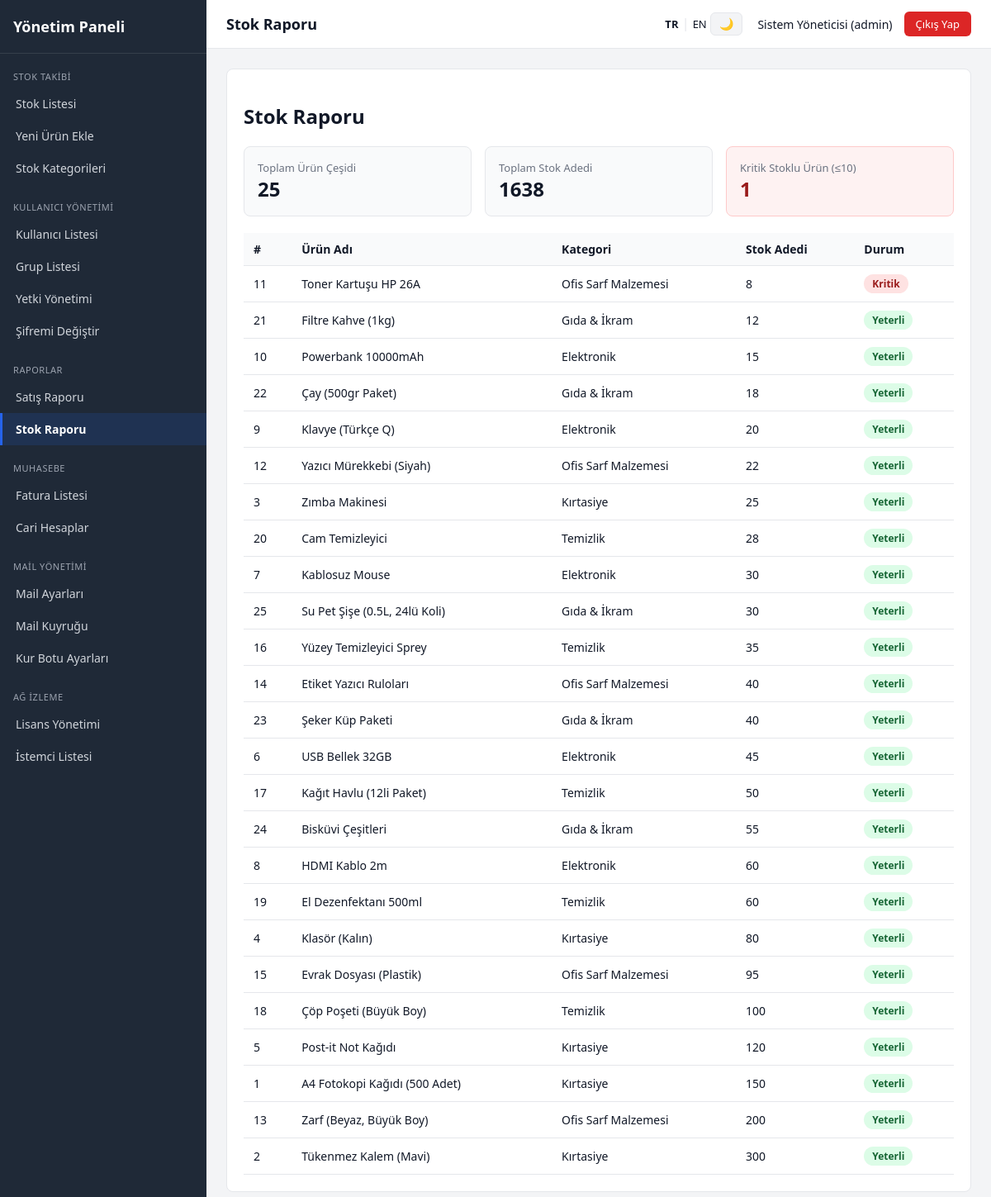
The page /index.php?page=stok_raporu (signed in) on the database its author committed.
### tables this page shows
CREATE TABLE menus (
    id INT AUTO_INCREMENT PRIMARY KEY,
    module_id INT NOT NULL,
    parent_id INT DEFAULT NULL,
    page_id INT DEFAULT NULL,
    menu_title VARCHAR(150) NOT NULL,
    icon VARCHAR(50) DEFAULT NULL,
    sort_order INT DEFAULT 0,
    is_active TINYINT(1) DEFAULT 1,
    FOREIGN KEY (module_id) REFERENCES modules(id) ON DELETE CASCADE,
    FOREIGN KEY (page_id) REFERENCES pages(id) ON DELETE SET NULL,
    FOREIGN KEY (parent_id) REFERENCES menus(id) ON DELETE CASCADE
);

CREATE TABLE pages (
    id INT AUTO_INCREMENT PRIMARY KEY,
    module_id INT NOT NULL,
    page_key VARCHAR(100) NOT NULL UNIQUE,
    page_title VARCHAR(150) NOT NULL,
    file_path VARCHAR(255) NOT NULL,
    sort_order INT DEFAULT 0,
    is_active TINYINT(1) DEFAULT 1,
    created_at DATETIME DEFAULT CURRENT_TIMESTAMP,
    FOREIGN KEY (module_id) REFERENCES modules(id) ON DELETE CASCADE
);

CREATE TABLE stok_urunleri (
    id INT AUTO_INCREMENT PRIMARY KEY,
    urun_adi VARCHAR(150) NOT NULL,
    kategori VARCHAR(100) DEFAULT NULL,
    stok_adedi INT NOT NULL DEFAULT 0,
    created_at DATETIME DEFAULT CURRENT_TIMESTAMP,
    updated_at DATETIME DEFAULT CURRENT_TIMESTAMP ON UPDATE CURRENT_TIMESTAMP
);

### includes/lang.php (called while the page is built, shortened)
<?php
function currentLang(): string
{
    $lang = $_COOKIE['panel_lang'] ?? 'tr';
    return in_array($lang, ['tr', 'en'], true) ? $lang : 'tr';
}
function currentTheme(): string
{
    $theme = $_COOKIE['panel_theme'] ?? 'light';
    return in_array($theme, ['light', 'dark'], true) ? $theme : 'light';
}
function t(string $key): string
{
    $lang = currentLang();
    return $GLOBALS['__PANEL_STRINGS'][$lang][$key] ?? $key;
}

### includes/functions.php (called while the page is built, shortened)
<?php
function getPageByKey(PDO $pdo, string $pageKey): ?array
{
    $stmt = $pdo->prepare(
        "SELECT p.*, m.module_name, m.module_key
         FROM pages p
         INNER JOIN modules m ON m.id = p.module_id
         WHERE p.page_key = :page_key AND p.is_active = 1
         LIMIT 1"
    );
    $stmt->execute(['page_key' => $pageKey]);
    $page = $stmt->fetch();
    return $page ?: null;
}
function getMenuForGroup(PDO $pdo, int $groupId): array
{
    $sql = "
        SELECT
            mo.id            AS module_id,
            mo.module_name,
            mo.module_key,
            mo.icon          AS module_icon,
            mo.sort_order    AS module_sort,
            me.id            AS menu_id,
            me.menu_title,
            me.icon          AS menu_icon,
            me.sort_order    AS menu_sort,
            pg.page_key,
            pg.page_title
        FROM group_page_permissions gpp
        INNER JOIN pages pg   ON pg.id = gpp.page_id
        INNER JOIN modules mo ON mo.id = pg.module_id
        INNER JOIN menus me   ON me.page_id = pg.id
        WHERE gpp.group_id = :group_id
          AND gpp.can_view = 1
          AND pg.is_active = 1
          AND mo.is_active = 1
          AND me.is_active = 1
        ORDER BY mo.sort_order ASC, me.sort_order ASC
    ";
    $stmt = $pdo->prepare($sql);
    $stmt->execute(['group_id' => $groupId]);
    $rows = $stmt->fetchAll();
    $menu = [];
    foreach ($rows as $row) {
        $modKey = $row['module_key'];
        if (!isset($menu[$modKey])) {
            $menu[$modKey] = [
                'module_id'   => $row['module_id'],
                'module_name' => $row['module_name'],
                'module_icon' => $row['module_icon'],
                'items'       => [],
            ];
        }
        $menu[$modKey]['items'][] = [
            'menu_title' => $row['menu_title'],
            'menu_icon'  => $row['menu_icon'],
            'page_key'   => $row['page_key'],
        ];
    }
    return $menu;
}
function e(string $value): string
{
    return htmlspecialchars($value, ENT_QUOTES, 'UTF-8');
}

### includes/auth.php (called while the page is built, shortened)
<?php
function currentGroupId(): int
{
    return (int)($_SESSION['group_id'] ?? 0);
}
function currentUsername(): string
{
    return $_SESSION['username'] ?? '';
}
function currentFullName(): string
{
    return $_SESSION['full_name'] ?? '';
}

### modules/raporlar/stok.php (the view, shortened to what this page needs)
<?php
$DUSUK_STOK_ESIGI = 10;
$products = $pdo->query("SELECT * FROM stok_urunleri ORDER BY stok_adedi ASC")->fetchAll();
$toplamAdet   = 0;
$dusukStokSayisi = 0;
foreach ($products as $p) {
    $toplamAdet += (int)$p['stok_adedi'];
    if ((int)$p['stok_adedi'] <= $DUSUK_STOK_ESIGI) {
        $dusukStokSayisi++;
    }
}
?>
<div class="card">
    <h2>Stok Raporu</h2>
    <div style="display:flex; gap:16px; margin-bottom:20px;">
        <div style="flex:1; background:#f9fafb; border:1px solid #e5e7eb; border-radius:8px; padding:16px;">
            <div style="font-size:13px;color:#6b7280;">Toplam Ürün Çeşidi</div>
            <div style="font-size:24px;font-weight:700;"><?= count($products) ?></div>
        </div>
        <div style="flex:1; background:#f9fafb; border:1px solid #e5e7eb; border-radius:8px; padding:16px;">
            <div style="font-size:13px;color:#6b7280;">Toplam Stok Adedi</div>
            <div style="font-size:24px;font-weight:700;"><?= $toplamAdet ?></div>
        </div>
        <div style="flex:1; background:<?= $dusukStokSayisi > 0 ? '#fef2f2' : '#f9fafb' ?>; border:1px solid <?= $dusukStokSayisi > 0 ? '#fecaca' : '#e5e7eb' ?>; border-radius:8px; padding:16px;">
            <div style="font-size:13px;color:#6b7280;">Kritik Stoklu Ürün (≤<?= $DUSUK_STOK_ESIGI ?>)</div>
            <div style="font-size:24px;font-weight:700;color:<?= $dusukStokSayisi > 0 ? '#991b1b' : '#111827' ?>;"><?= $dusukStokSayisi ?></div>
        </div>
    </div>
    <table class="data-table">
        <thead>
        <tr>
            <th>#</th>
            <th>Ürün Adı</th>
            <th>Kategori</th>
            <th>Stok Adedi</th>
            <th>Durum</th>
        </tr>
        </thead>
        <tbody>
        <?php foreach ($products as $p): ?>
            <tr>
                <td><?= (int)$p['id'] ?></td>
                <td><?= e($p['urun_adi']) ?></td>
                <td><?= e($p['kategori'] ?? '-') ?></td>
                <td><?= (int)$p['stok_adedi'] ?></td>
                <td>
                    <?php if ((int)$p['stok_adedi'] <= $DUSUK_STOK_ESIGI): ?>
                        <span class="badge badge-no">Kritik</span>
                    <?php else: ?>
                        <span class="badge badge-yes">Yeterli</span>
                    <?php endif; ?>
                </td>
            </tr>
        <?php endforeach; ?>
        </tbody>
    </table>
</div>

### includes/header.php (shortened to what this page needs)
<!DOCTYPE html>
<html lang="<?= e(currentLang()) ?>" data-theme="<?= e(currentTheme()) ?>">
<head>
    <link rel="stylesheet" href="assets/css/style.css">
</head>
<body>
<div class="app-shell">
    <aside class="sidebar">
        <div class="sidebar-brand"><?= e(t('brand_title')) ?></div>
        <nav class="sidebar-menu">
            <?php foreach ($menuData as $moduleKey => $module): ?>
                <div class="menu-module">
                    <div class="menu-module-title"><?= e($module['module_name']) ?></div>
                    <ul>
                        <?php foreach ($module['items'] as $item): ?>
                            <li>
                                <a href="index.php?page=<?= urlencode($item['page_key']) ?>"
                                   class="<?= ($currentPageKey ?? '') === $item['page_key'] ? 'active' : '' ?>">
                                    <?= e($item['menu_title']) ?>
                                </a>
                            </li>
                        <?php endforeach; ?>
                    </ul>
                </div>
            <?php endforeach; ?>
        </nav>
    </aside>
    <div class="main-area">
        <header class="topbar">
            <div class="topbar-title"><?= e($pageTitle ?? '') ?></div>
            <div style="display:flex; align-items:center; gap:18px;">
                <div class="topbar-controls">
                    <a href="javascript:void(0)" onclick="panelSwitchLang('tr')"
                       style="font-weight:<?= currentLang() === 'tr' ? '700' : '400' ?>;">TR</a>
                    <span style="color:var(--border-color);">|</span>
                    <a href="javascript:void(0)" onclick="panelSwitchLang('en')"
                       style="font-weight:<?= currentLang() === 'en' ? '700' : '400' ?>;">EN</a>
                    <button type="button" class="btn btn-theme" onclick="panelToggleTheme()"
                            title="<?= currentTheme() === 'light' ? e(t('theme_dark_tooltip')) : e(t('theme_light_tooltip')) ?>">
                        <?= currentTheme() === 'light' ? '🌙' : '☀️' ?>
                    </button>
                </div>
                <div class="topbar-user">
                    <span><?= e(currentFullName()) ?> (<?= e(currentUsername()) ?>)</span>
                    <a href="logout.php" class="btn-logout"><?= e(t('logout')) ?></a>
                </div>
            </div>
        </header>
        <main class="content-area">

### assets/css/style.css (style rules this page uses)
:root { --sidebar-bg: #1f2937; --sidebar-text: #d1d5db; --sidebar-active: #2563eb; --topbar-bg: #ffffff; --content-bg: #f3f4f6; --border-color: #e5e7eb; --text-dark: #111827; --accent: #2563eb; --danger: #dc2626; --success: #16a34a; --card-bg: #ffffff; --table-header-bg: #f9fafb; --input-bg: #ffffff; }
* { box-sizing: border-box; }
body { margin: 0; font-family: 'Segoe UI', Arial, sans-serif; background: var(--content-bg); color: var(--text-dark); }
.app-shell { display: flex; min-height: 100vh; }
.sidebar { width: 250px; background: var(--sidebar-bg); color: var(--sidebar-text); flex-shrink: 0; padding: 0 0 20px 0; }
.sidebar-brand { padding: 20px 16px; font-size: 18px; font-weight: 600; color: #fff; border-bottom: 1px solid rgba(255,255,255,0.1); }
.menu-module { margin-top: 14px; }
.menu-module-title { font-size: 11px; text-transform: uppercase; letter-spacing: 0.05em; color: #9ca3af; padding: 6px 16px; }
.sidebar-menu ul { list-style: none; margin: 0; padding: 0; }
.sidebar-menu a { display: block; padding: 10px 16px; color: var(--sidebar-text); text-decoration: none; font-size: 14px; border-left: 3px solid transparent; }
.sidebar-menu a.active { background: rgba(37,99,235,0.15); border-left-color: var(--sidebar-active); color: #fff; font-weight: 600; }
.main-area { flex: 1; display: flex; flex-direction: column; min-width: 0; }
.topbar { background: var(--topbar-bg); border-bottom: 1px solid var(--border-color); padding: 14px 24px; display: flex; align-items: center; justify-content: space-between; }
.topbar-title { font-size: 18px; font-weight: 600; }
.topbar-user { display: flex; align-items: center; gap: 14px; font-size: 14px; }
.btn-logout { background: var(--danger); color: #fff; padding: 6px 14px; border-radius: 6px; text-decoration: none; font-size: 13px; }
.content-area { padding: 24px; flex: 1; }
.card { background: var(--card-bg); border: 1px solid var(--border-color); border-radius: 8px; padding: 20px; margin-bottom: 20px; }
table.data-table { width: 100%; border-collapse: collapse; font-size: 14px; }
table.data-table th, table.data-table td { text-align: left; padding: 10px 12px; border-bottom: 1px solid var(--border-color); }
table.data-table th { background: var(--table-header-bg); font-weight: 600; color: var(--text-dark); }
table.data-table td { color: var(--text-dark); }
.btn { display: inline-block; padding: 8px 16px; border-radius: 6px; text-decoration: none; font-size: 14px; border: none; cursor: pointer; }
.badge { display: inline-block; padding: 3px 10px; border-radius: 999px; font-size: 12px; font-weight: 600; }
.badge-yes { background: #dcfce7; color: #166534; }
.badge-no { background: #fee2e2; color: #991b1b; }
.topbar-controls a { text-decoration: none; color: var(--text-dark); font-size: 13px; }
.topbar-controls .btn-theme { background: var(--content-bg); border: 1px solid var(--border-color); padding: 5px 10px; font-size: 14px; }

### rows shown on the page
menus: menu_title "Stok Listesi"
menus: menu_title "Yeni Ürün Ekle"
menus: menu_title "Stok Kategorileri"
menus: menu_title "Kullanıcı Listesi"
menus: menu_title "Grup Listesi"
menus: menu_title "Yetki Yönetimi"
menus: menu_title "Şifremi Değiştir"
menus: menu_title "Satış Raporu"
menus: menu_title "Stok Raporu"
menus: menu_title "Fatura Listesi"
menus: menu_title "Cari Hesaplar"
menus: menu_title "Mail Ayarları"
menus: menu_title "Mail Kuyruğu"
menus: menu_title "Kur Botu Ayarları"
menus: menu_title "Lisans Yönetimi"
menus: menu_title "İstemci Listesi"
pages: page_title "Stok Raporu"
stok_urunleri: id "11", urun_adi "Toner Kartuşu HP 26A", kategori "Ofis Sarf Malzemesi", stok_adedi "8", shows "Kritik"
stok_urunleri: id "21", urun_adi "Filtre Kahve (1kg)", kategori "Gıda & İkram", stok_adedi "12", shows "Yeterli"
stok_urunleri: id "10", urun_adi "Powerbank 10000mAh", kategori "Elektronik", stok_adedi "15", shows "Yeterli"
stok_urunleri: id "22", urun_adi "Çay (500gr Paket)", kategori "Gıda & İkram", stok_adedi "18", shows "Yeterli"
stok_urunleri: id "9", urun_adi "Klavye (Türkçe Q)", kategori "Elektronik", stok_adedi "20", shows "Yeterli"
stok_urunleri: id "12", urun_adi "Yazıcı Mürekkebi (Siyah)", kategori "Ofis Sarf Malzemesi", stok_adedi "22", shows "Yeterli"
stok_urunleri: id "3", urun_adi "Zımba Makinesi", kategori "Kırtasiye", stok_adedi "25", shows "Yeterli"
stok_urunleri: id "20", urun_adi "Cam Temizleyici", kategori "Temizlik", stok_adedi "28", shows "Yeterli"
stok_urunleri: id "7", urun_adi "Kablosuz Mouse", kategori "Elektronik", stok_adedi "30", shows "Yeterli"
stok_urunleri: id "25", urun_adi "Su Pet Şişe (0.5L, 24lü Koli)", kategori "Gıda & İkram", stok_adedi "30", shows "Yeterli"
stok_urunleri: id "16", urun_adi "Yüzey Temizleyici Sprey", kategori "Temizlik", stok_adedi "35", shows "Yeterli"
stok_urunleri: id "14", urun_adi "Etiket Yazıcı Ruloları", kategori "Ofis Sarf Malzemesi", stok_adedi "40", shows "Yeterli"
stok_urunleri: id "23", urun_adi "Şeker Küp Paketi", kategori "Gıda & İkram", stok_adedi "40", shows "Yeterli"
stok_urunleri: id "6", urun_adi "USB Bellek 32GB", kategori "Elektronik", stok_adedi "45", shows "Yeterli"
stok_urunleri: id "17", urun_adi "Kağıt Havlu (12li Paket)", kategori "Temizlik", stok_adedi "50", shows "Yeterli"
stok_urunleri: id "24", urun_adi "Bisküvi Çeşitleri", kategori "Gıda & İkram", stok_adedi "55", shows "Yeterli"
stok_urunleri: id "8", urun_adi "HDMI Kablo 2m", kategori "Elektronik", stok_adedi "60", shows "Yeterli"
stok_urunleri: id "19", urun_adi "El Dezenfektanı 500ml", kategori "Temizlik", stok_adedi "60", shows "Yeterli"
stok_urunleri: id "4", urun_adi "Klasör (Kalın)", kategori "Kırtasiye", stok_adedi "80", shows "Yeterli"
stok_urunleri: id "15", urun_adi "Evrak Dosyası (Plastik)", kategori "Ofis Sarf Malzemesi", stok_adedi "95", shows "Yeterli"
stok_urunleri: id "18", urun_adi "Çöp Poşeti (Büyük Boy)", kategori "Temizlik", stok_adedi "100", shows "Yeterli"
stok_urunleri: id "5", urun_adi "Post-it Not Kağıdı", kategori "Kırtasiye", stok_adedi "120", shows "Yeterli"
stok_urunleri: id "1", urun_adi "A4 Fotokopi Kağıdı (500 Adet)", kategori "Kırtasiye", stok_adedi "150", shows "Yeterli"
stok_urunleri: id "13", urun_adi "Zarf (Beyaz, Büyük Boy)", kategori "Ofis Sarf Malzemesi", stok_adedi "200", shows "Yeterli"
stok_urunleri: id "2", urun_adi "Tükenmez Kalem (Mavi)", kategori "Kırtasiye", stok_adedi "300", shows "Yeterli"

### other values the page prints
t('brand_title') "Yönetim Paneli"
$module['module_name'] "STOK TAKIBI"
$module['module_name'] "KULLANICI YÖNETIMI"
$module['module_name'] "RAPORLAR"
$module['module_name'] "MUHASEBE"
$module['module_name'] "MAIL YÖNETIMI"
$module['module_name'] "AĞ İZLEME"
currentFullName() "Sistem Yöneticisi"
currentUsername() "admin"
t('logout') "Çıkış Yap"
count($products) "25"
$toplamAdet "1638"
$DUSUK_STOK_ESIGI "10"
$dusukStokSayisi "1"
